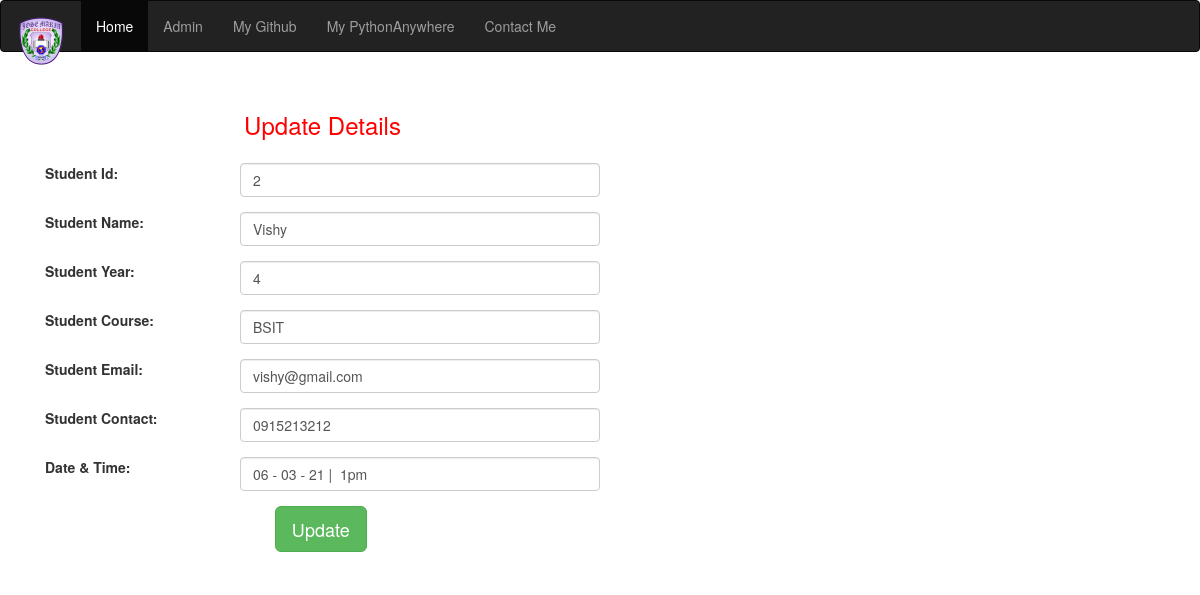
Page /edit/2 on the committed database.
### attendance/models.py (models this page shows)
class Student(models.Model):
    name = models.CharField(max_length=100)
    year = models.CharField(max_length=10)
    course = models.CharField(max_length=100)
    email = models.EmailField()
    contact = models.CharField(max_length=15)
    date = models.CharField(max_length=100)
    class Meta:
        db_table = "student"

### attendance/views.py (the view)
# urls.py: path('edit/<int:id>', views.edit),
def edit(request, id):
    student = Student.objects.get(id=id)
    return render(request,'edit.html', {'student':student})

### attendance/templates/edit.html (shortened to what this page needs)
{% extends "base.html" %}
{% block content %}
<div class="col-md-12">
    <form method="POST" class="post-form" action="/update/{{student.id}}">
        <div class="container">
    <br>
        <div class="form-group row">
        <label class="col-sm-1 col-form-label"></label>
        <div class="col-sm-4">
        <h3 style="text-align:center;color: red">Update Details</h3>
        </div>
      </div>
      <div class="form-group row">
        <label class="col-sm-2 col-form-label">Student Id:</label>
        <div class="col-sm-4">
            <input type="text" class="form-control" name="id" id="id_id" required maxlength="20" value="{{ student.id }}"/>
        </div>
      </div>
       <div class="form-group row">
        <label class="col-sm-2 col-form-label">Student Name:</label>
        <div class="col-sm-4">
            <input type="text" class="form-control" name="name" id="id_name" required maxlength="100" value="{{ student.name }}" />
        </div>
      </div>
       <div class="form-group row">
        <label class="col-sm-2 col-form-label">Student Year:</label>
        <div class="col-sm-4">
            <input type="text" class="form-control" name="year" id="id_year" required maxlength="10" value="{{ student.year }}"/>
       </div>
      </div>
       <div class="form-group row">
        <label class="col-sm-2 col-form-label">Student Course:</label>
        <div class="col-sm-4">
            <input type="text" class="form-control" name="course" id="id_course" required maxlength="100" value="{{ student.course }}"/>
        </div>
       </div>
       <div class="form-group row">
        <label class="col-sm-2 col-form-label">Student Email:</label>
        <div class="col-sm-4">
            <input type="email" class="form-control" name="email" id="id_email" required maxlength="254" value="{{ student.email }}" />
        </div>
       </div>
       <div class="form-group row">
        <label class="col-sm-2 col-form-label">Student Contact:</label>
        <div class="col-sm-4">
            <input type="text" class="form-control" name="contact" id="id_contact" required maxlength="15" value="{{ student.contact }}" />
        </div>
       </div>
       <div class="form-group row">
        <label class="col-sm-2 col-form-label">Date & Time:</label>
        <div class="col-sm-4">
            <input type="text" class="form-control" name="date" id="id_date" required maxlength="100" value="{{ student.date }}"/>
        </div>
       </div>
       <div class="form-group row">
        <label class="col-sm-1 col-form-label"></label>
        <div class="col-sm-4">
        <button type="submit" class="btn btn-success btn-lg">Update</button>
        </div>
       </div>
  </div>
 </form>
</div>
{% endblock content %}

### rows in the picture
Student: id "2", name "Vishy", year "4", course "BSIT", email "vishy@gmail.com", contact "0915213212", date "06 - 03 - 21 | 1pm"
